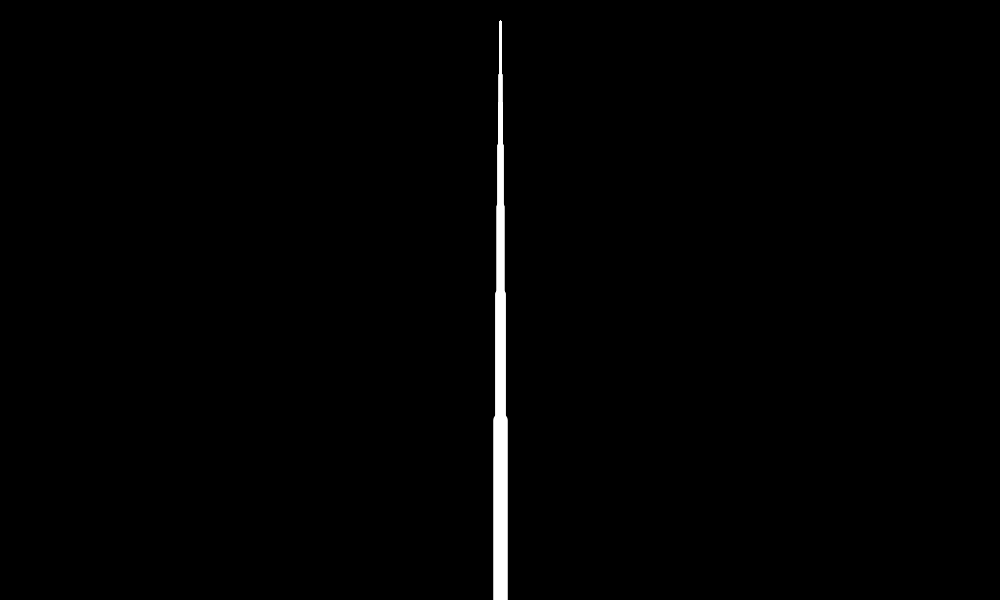
Frame 1 (no input)
Frame 60 (the mouse pressed at the canvas centre just before this capture): identical to frame 1, image omitted
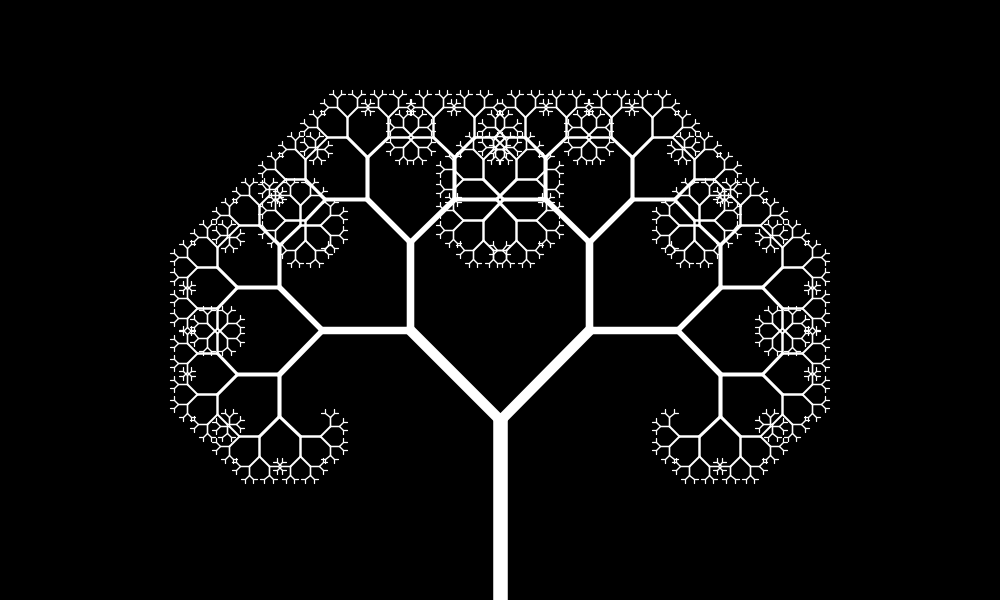
Frame 120 (the mouse held since frame 60 and released just before this capture)

The Processing sketch that drew these frames (run headless with seeded random() and noise(); from frame 60 on, the mouse is pressed at the canvas centre):

// Processing sketch: Branching_Trees
// ── Branching_Trees.pde
Branch b;

void setup()
{  
  b = new Branch(new PVector(width/2, height-150));
  size(1000,600);

}
void draw()
{
  float theta = map(mouseX,0,width,0, PI/2); 
  background(0);
  translate(width/2,height);
  b.generate(180,theta);
}
// ── Branch.pde
class Branch
{
  
  float len;
  
  PVector start;
  
  Branch(PVector begin)
  {
    start = begin.get();
  }
  
  void generate(int len_, float angle)
  {
    
    float thickness = map(len_,1,120,1,10);
    stroke(255);
    strokeWeight(thickness);
    
    line(0,0,0,-len_);
    
    translate(0,-len_);
    
    
    len_ *= 0.70;
    
    if(len_ > 2)
    {
      pushMatrix();
      rotate(angle);
      generate(len_,angle);
      popMatrix();
      pushMatrix();
      rotate(-angle);
      generate(len_,angle);
      popMatrix();
    }
  }
    
}
